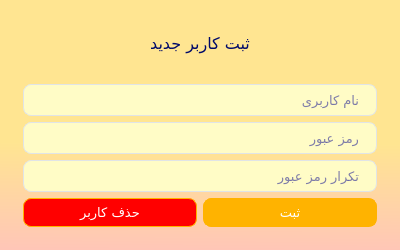
<?xml version="1.0" encoding="UTF-8"?>
<ui version="4.0">
 <class>SignUp</class>
 <widget class="QMainWindow" name="SignUp">
  <property name="geometry">
   <rect>
    <x>0</x>
    <y>0</y>
    <width>400</width>
    <height>250</height>
   </rect>
  </property>
  <property name="minimumSize">
   <size>
    <width>400</width>
    <height>250</height>
   </size>
  </property>
  <property name="maximumSize">
   <size>
    <width>400</width>
    <height>250</height>
   </size>
  </property>
  <property name="windowTitle">
   <string>ثبت کاربر جدید</string>
  </property>
  <property name="styleSheet">
   <string notr="true">QMainWindow{
background-color:qlineargradient(spread:pad, x1:0.528, y1:0, x2:0.518, y2:1, stop:0.572139 rgba(255, 229, 145, 255), stop:1 rgba(255, 198, 183, 255));
}

QWidget {
  background-color:;
  font-family: IRANYekanXFaNum;
  color:darkblue;
  
}
QLabel {
 font-family:IRANYekanXFaNum ExtraBold;
  color: rgb(0, 9, 105);
  font-weight: 600;
  font: 12pt ;
  margin-right: 10px;
  margin-left: 10px;
}
QLabel#heading {
  color: #0f1925;
  font-size: 18px;
  margin-bottom: 10px;
}

QLabel#subheading {
  color: #0f1925;
  font-size: 12px;
  font-weight: normal;
  margin-bottom: 10px;
}
QTabWidget {
    color:rgb(0,0,0);
    background-color:#000000;
}
QTabWidget::pane {
    border-color: #050a0e;
    background-color: #e0e0e0;
    border-width: 1px;
    border-radius: 4px;
    position: absolute;
    top: -0.5em;
    padding-top: 0.5em;
}

QTabWidget::tab-bar {
    alignment: center;
}

QTabBar::tab {
    border-bottom: 1px solid #c0c0c0;
    padding: 3px;
    color: #272727;
    background-color: #fefefc;
    margin-left:0px;
}
QTabBar::tab:!last {
    border-right: 1px solid;
    border-right-color: #c0c0c0;
    border-bottom-color: #c0c0c0;
}
QTabBar::tab:first {
    border-top-left-radius: 10px;
    border-bottom-left-radius: 10px;
}
QTabBar::tab:last {
    border-top-right-radius: 10px;
    border-bottom-right-radius: 10px;
}
QTabBar::tab:selected, QTabBar::tab:last:selected, QTabBar::tab:hover {
    color: #FFFFFF;
    background-color: qlineargradient(spread:pad, x1:0.5, y1:0, x2:0.5, y2:1, stop:0 #84afe5, stop:1 #1168e4);
}
QLineEdit {
  border-radius: 8px;
  border: 1px solid #e0e4e7;
  padding: 5px 15px;
  background-color: rgb(255, 252, 198);
  font: 10pt ;
}

QLineEdit:focus {
  border: 1px solid rgb(255, 179, 0);
}

QTextEdit::placeholder {
  color: #fff;
}
QTextEdit {
  border-radius: 8px;
  border: 1px solid #e0e4e7;
  padding: 5px 15px;
  background-color: rgb(255, 252, 198);
  font: 12pt ;
}

QTextEdit:focus {
  border: 1px solid #d0e3ff;
}

QTextEdit::placeholder {
  color: #fff;
}
QSpinBox {
  border-radius: 8px;
  border: 1px solid #e0e4e7;
  padding: 5px 15px;
  background-color: rgb(255, 252, 198)
}

QSpinBox:focus {
  border: 1px solid #d0e3ff;
}

QTimeEdit {
  border-radius: 8px;
  border: 1px solid #e0e4e7;
  padding: 5px 15px;
  background-color: rgb(255, 252, 198)
}

QTimeEdit:focus {
  border: 1px solid #d0e3ff;
}


QComboBox{
  background-color: rgb(255, 252, 198);
}
 QGroupBox{
  font: 10pt ;
}

QComboBox {
   border-radius: 8px;
   border: 1px solid #e0e4e7;
   padding: 2px 10px;
   background-color: rgb(255, 252, 198);
   min-width: 6em;
   color: rgb(0, 9, 105);
   font: 10pt ;
   margin-top: 1.5px;
   margin-bottom: 1.5px;

}
QComboBox::drop-down {
	subcontrol-origin: padding;
	subcontrol-position: top right;
	width: 36px;
	
	border-top-right-radius: 3px;
	border-bottom-right-radius: 3px;
}

QComboBox::drop-down:button{
	background-color:rgb(255, 252, 198) ;
	width: 25px;
}

QComboBox::down-arrow {
    image: url(/root/Documents/python/icon2.png);
    width: 15px;
    height: 13px;
	padding: 1px;
}

QComboBox::down-arrow:disabled {
	background-color: #CCC;
}

 QCheckBox{
    color: #272727;
}
QCheckBox {
    padding: 2px;
}
QCheckBox:disabled, QRadioButton:disabled {
    color: #808086;
    padding: 2px;
}

QCheckBox:hover {
    border-radius:4px;
    border-style:solid;
    padding-left: 1px;
    padding-right: 1px;
    padding-bottom: 1px;
    padding-top: 1px;
    border-width:1px;
    border-color: transparent;
}
QCheckBox::indicator:checked {
    image: url(./QSS_IMG/object-select-symbolic.symbolic.png);
    height: 15px;
    width: 15px;
    border-style:solid;
    border-width: 1px;
    border-color: #48a5fd;
    color: #ffffff;
    border-radius: 3px;
    background-color: qlineargradient(spread:pad, x1:0, y1:0, x2:0, y2:1, stop:0 #48a5fd, stop:0.5 #329cfb, stop:1 #48a5fd);
}
QCheckBox::indicator:unchecked {
    
    height: 15px;
    width: 15px;
    border-style:solid;
    border-width: 1px;
    border-color: #48a5fd;
    border-radius: 3px;
    background-color: #fbfdfa;
}
QPushButton {
  background-color: rgb(255, 179, 0);
  color: #fff;
  font-weight: 600;
  border-radius: 8px;
  border: 1px solid rgb(255, 179, 0);
  padding: 5px 15px;
  margin-top: 0px;
  margin-bottom: 0px;
  outline: 0px;
  font: 10pt ;
}

QPushButton:hover{
  background-color: rgb(236, 118, 0);
}

QPushButton:pressed{
  background-color: rgb(255, 227, 82);
  border-color:;
  font-weight: 600;
  border-radius: 8px;
  border: 3px solid rgb(255, 170, 0);
  padding: 5px 15px;
  margin-top: 0px;
  outline: 0px;
  color: rgb(255, 170, 0);
}

QMenu:hover{
  background-color: #0b5ed7;
  border: 3px solid #9ac3fe;
}

QMenu:pressed{
  background-color: rgb(255, 255, 205);
  border-color:white;
  font-weight: 600;
  border-radius: 8px;
  border: 3px solid rgb(53, 132, 228);
  padding: 5px 15px;
  margin-top: 0px;
  outline: 0px;
  color:rgb(0, 63, 184);
}

QLineEdit:focus, QTextEdit:focus, QPlainTextEdit:focus, QSpinBox:focus, QDoubleSpinBox:focus, QTimeEdit:focus, QDateEdit:focus, QDateTimeEdit:focus {
    border-width: 2px;
    border-radius: 8px;
    border-style: solid;
    border-color:rgb(255, 179, 0);
    background-color: rgb(255, 255, 231);
}
QLineEdit:disabled, QTextEdit:disabled, QPlainTextEdit:disabled, QSpinBox:disabled, QDoubleSpinBox:disabled, QTimeEdit:disabled, QDateEdit:disabled, QDateTimeEdit:disabled {
    color: #b9b9b9;
}</string>
  </property>
  <widget class="QWidget" name="centralwidget">
   <layout class="QGridLayout" name="gridLayout_2">
    <item row="0" column="0">
     <layout class="QGridLayout" name="gl_signup">
      <property name="leftMargin">
       <number>14</number>
      </property>
      <property name="topMargin">
       <number>0</number>
      </property>
      <property name="rightMargin">
       <number>14</number>
      </property>
      <property name="bottomMargin">
       <number>14</number>
      </property>
      <item row="5" column="1">
       <widget class="QPushButton" name="btn_sendsignup">
        <property name="font">
         <font>
          <family>IRANYekanXFaNum</family>
          <pointsize>10</pointsize>
          <weight>50</weight>
          <italic>false</italic>
          <bold>false</bold>
          <kerning>false</kerning>
         </font>
        </property>
        <property name="text">
         <string>ثبت</string>
        </property>
       </widget>
      </item>
      <item row="5" column="0">
       <widget class="QPushButton" name="btn_delete">
        <property name="font">
         <font>
          <family>IRANYekanXFaNum</family>
          <pointsize>10</pointsize>
          <weight>50</weight>
          <italic>false</italic>
          <bold>false</bold>
          <kerning>false</kerning>
         </font>
        </property>
        <property name="styleSheet">
         <string notr="true">QPushButton {
  background-color: rgb(255, 0, 0);
  color: #fff;
  font-weight: 600;
  border-radius: 8px;
  border: 1px solid rgb(255, 179, 0);
  padding: 5px 15px;
  margin-top: 0px;
  margin-bottom: 0px;
  outline: 0px;
  font: 10pt ;
}

QPushButton:hover{
  background-color: rgb(236, 118, 0);
}

QPushButton:pressed{
  background-color: rgb(255, 227, 82);
  border-color:;
  font-weight: 600;
  border-radius: 8px;
  border: 3px solid rgb(255, 170, 0);
  padding: 5px 15px;
  margin-top: 0px;
  outline: 0px;
  color: rgb(255, 170, 0);
}</string>
        </property>
        <property name="text">
         <string>حذف کاربر</string>
        </property>
       </widget>
      </item>
      <item row="2" column="0" colspan="2">
       <widget class="QLineEdit" name="txt_username">
        <property name="font">
         <font>
          <family>IRANYekanXFaNum</family>
          <pointsize>10</pointsize>
          <weight>50</weight>
          <italic>false</italic>
          <bold>false</bold>
          <kerning>false</kerning>
         </font>
        </property>
        <property name="placeholderText">
         <string>نام کاربری</string>
        </property>
       </widget>
      </item>
      <item row="3" column="0" colspan="2">
       <widget class="QLineEdit" name="txt_password">
        <property name="font">
         <font>
          <family>IRANYekanXFaNum</family>
          <pointsize>10</pointsize>
          <weight>50</weight>
          <italic>false</italic>
          <bold>false</bold>
          <kerning>false</kerning>
         </font>
        </property>
        <property name="echoMode">
         <enum>QLineEdit::Password</enum>
        </property>
        <property name="placeholderText">
         <string>رمز عبور</string>
        </property>
       </widget>
      </item>
      <item row="4" column="0" colspan="2">
       <widget class="QLineEdit" name="txt_repeatpassword">
        <property name="font">
         <font>
          <family>IRANYekanXFaNum</family>
          <pointsize>10</pointsize>
          <weight>50</weight>
          <italic>false</italic>
          <bold>false</bold>
          <kerning>false</kerning>
         </font>
        </property>
        <property name="echoMode">
         <enum>QLineEdit::Password</enum>
        </property>
        <property name="placeholderText">
         <string>تکرار رمز عبور</string>
        </property>
       </widget>
      </item>
      <item row="1" column="0" colspan="2">
       <widget class="QLabel" name="lbl_signup">
        <property name="font">
         <font>
          <family>IRANYekanXFaNum ExtraBold</family>
          <pointsize>12</pointsize>
          <weight>50</weight>
          <italic>false</italic>
          <bold>false</bold>
          <kerning>false</kerning>
         </font>
        </property>
        <property name="text">
         <string>ثبت کاربر جدید</string>
        </property>
        <property name="textFormat">
         <enum>Qt::PlainText</enum>
        </property>
        <property name="alignment">
         <set>Qt::AlignCenter</set>
        </property>
       </widget>
      </item>
     </layout>
    </item>
   </layout>
  </widget>
 </widget>
 <tabstops>
  <tabstop>txt_username</tabstop>
  <tabstop>txt_password</tabstop>
  <tabstop>txt_repeatpassword</tabstop>
  <tabstop>btn_sendsignup</tabstop>
 </tabstops>
 <resources/>
 <connections/>
</ui>
